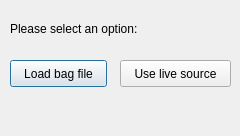
<?xml version="1.0" encoding="UTF-8"?>
<ui version="4.0">
 <class>Dialog</class>
 <widget class="QDialog" name="Dialog">
  <property name="geometry">
   <rect>
    <x>0</x>
    <y>0</y>
    <width>240</width>
    <height>136</height>
   </rect>
  </property>
  <property name="cursor">
   <cursorShape>ArrowCursor</cursorShape>
  </property>
  <property name="windowTitle">
   <string>Source selection</string>
  </property>
  <widget class="QLabel" name="label">
   <property name="geometry">
    <rect>
     <x>10</x>
     <y>20</y>
     <width>191</width>
     <height>17</height>
    </rect>
   </property>
   <property name="text">
    <string>Please select an option:</string>
   </property>
  </widget>
  <widget class="QPushButton" name="loadBag">
   <property name="geometry">
    <rect>
     <x>10</x>
     <y>60</y>
     <width>97</width>
     <height>27</height>
    </rect>
   </property>
   <property name="text">
    <string>Load bag file</string>
   </property>
  </widget>
  <widget class="QPushButton" name="liveSource">
   <property name="geometry">
    <rect>
     <x>120</x>
     <y>60</y>
     <width>111</width>
     <height>27</height>
    </rect>
   </property>
   <property name="text">
    <string>Use live source</string>
   </property>
  </widget>
 </widget>
 <resources/>
 <connections/>
</ui>
